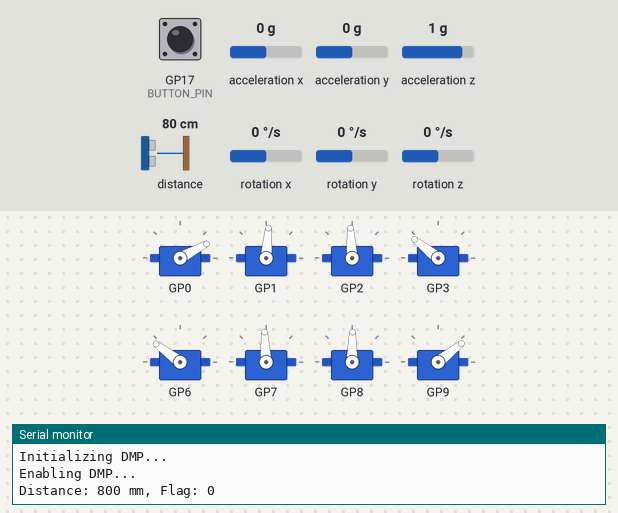
Bench run of a program on a simulated Raspberry Pi Pico. On the bench: 8 × servo, the last lines printed to the serial monitor. Inputs (shaded band) come from the test bench; at power-on: distance to the obstacle 80 cm, GP17 (BUTTON_PIN) HIGH, acceleration x 0 g, acceleration y 0 g, acceleration z 1 g, rotation x 0 °/s, rotation y 0 °/s, rotation z 0 °/s.

Above: at 6.9 s.
7.0 s: distance to the obstacle set to 15 cm
At 7.29 s:
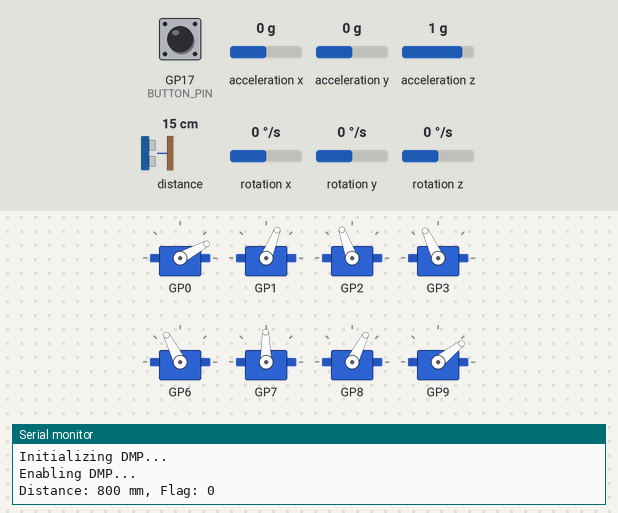
10.5 s: distance to the obstacle set to 12 cm
At 11.01 s:
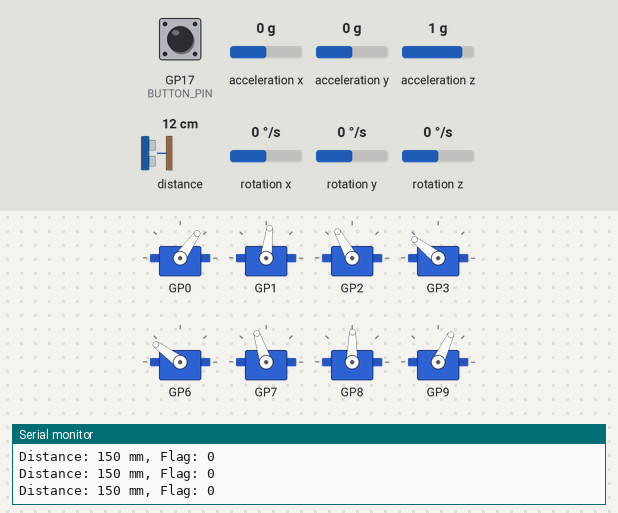
14.1 s: GP17 (BUTTON_PIN) pulled LOW for 0.65 s
21.5 s: GP17 (BUTTON_PIN) pulled LOW for 3.2 s
At 24.8 s:
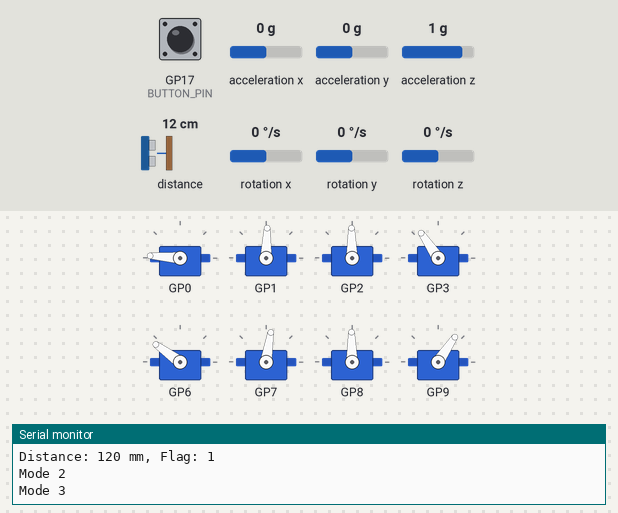
26.2 s: GP17 (BUTTON_PIN) pulled LOW for 3.2 s
At 29.8 s:
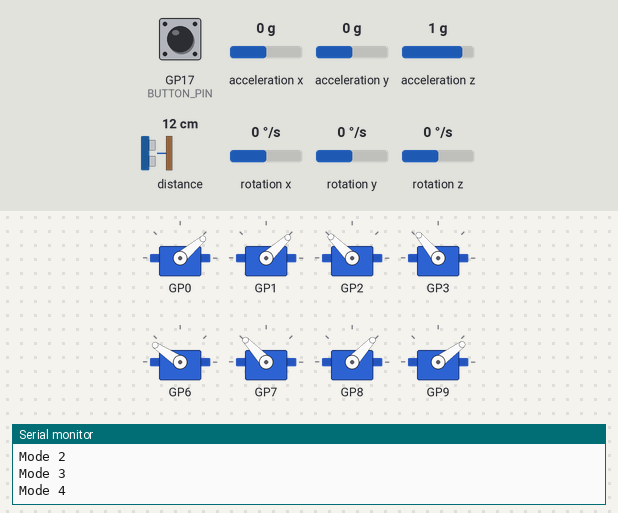
30.9 s: GP17 (BUTTON_PIN) pulled LOW for 3.2 s
Timing chart, 0 to 63.1 s (numbered marks = the images above; inputs shaded):
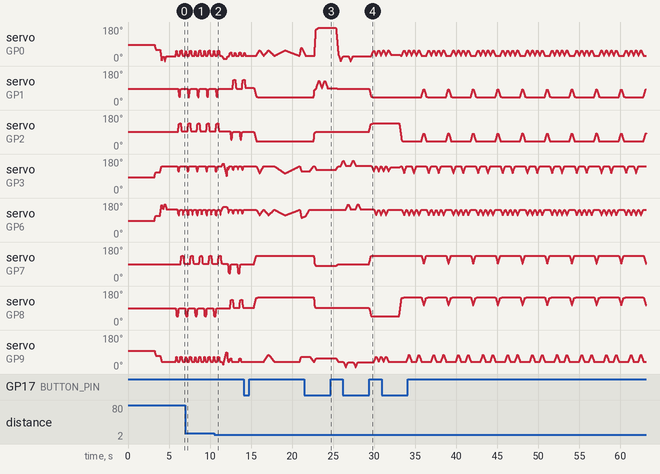

Measured:
- the behaviour switches between 14 and 13 cm on distance to the obstacle (found by bisection; images 1 and 2)
- after the input at 21.5 s, servo on GP2, servo on GP8: goes on until 22.9 s, then stays 91°; servo on GP6: goes on until 22.1 s, then stays 144°
- after the input at 26.2 s, servo on GP1: moves from 87° to 42° over 0.45 s, starting after 3.2 s; servo on GP2: moves from 91° to 136° over 0.45 s, starting after 3.2 s; servo on GP7: moves from 89° to 134° over 0.45 s, starting after 3.2 s; servo on GP8: moves from 91° to 46° over 0.45 s, starting after 3.2 s

The program:

main.cpp
```cpp
// Spider_mini (Top View)
//  -----               -----
// |  L3 |             |  L1 |
// | GP6 |             | GP0 |
//  ----- -----   ----- -----
//       |     | |     |
//       | GP7 | | GP1 |
//        -----   -----
//       |     | |     |
//       | GP8 | | GP2 |
//  ----- -----   ----- -----
// |  L4 |             |  L2 |
// | GP9 |             | GP3 |
//  -----               -----

#include <Arduino.h>
#include <Servo.h>
#include <Wire.h>
#include <VL53L0X.h>
#include <PID_v1.h>
#include "MPU6050_6Axis_MotionApps20.h"
#include "moves.h"

#define BUTTON_PIN 17 // Button pin

int MAX_DISTANCE = 135; // Maximum distance in milimeters
VL53L0X VL53L0X_sensor; // VL53L0X object
MPU6050 mpu(0x68); // MPU6050 object

// MPU control/status vars
bool dmpReady = false;  // set true if DMP init was successful
uint8_t devStatus;      // return status after each device operation (0 = success, !0 = error)+
uint8_t fifoBuffer[64]; // FIFO storage buffer
// MPU orientation/motion vars
Quaternion q;           // [w, x, y, z]         quaternion container
VectorFloat gravity;    // [x, y, z]            gravity vector
float ypr[3];           // [yaw, pitch, roll]   yaw/pitch/roll container and gravity vector

// PID direction controller
double Setpoint, directionAngle, Output;
const double Kp=0.8, Ki=5, Kd=0;
PID myPID(&directionAngle, &Output, &Setpoint, Kp, Ki, Kd, DIRECT);

// PID climb controller
double Setpoint2, climbAngle, Climb_Output;
const double Kp2=1.4, Ki2=0.5, Kd2=0;
PID myPID2(&climbAngle, &Climb_Output, &Setpoint2, Kp2, Ki2, Kd2, DIRECT);

int side = 0; // last side

typedef enum{ // Main state machine
  Front,
  Right,
  Left,
  Clear,
  Obstacle,
  Stair
} state;
state currentState = Front; // Initial state

typedef enum{ // Mode select state machine
  Mode1,
  Mode2,
  Mode3,
  Mode4,
  Mode5,
} operation_mode;
operation_mode currentMode = Mode1; // Initial mode

const int numberOfServos = 8; // Number of servos
int servoCal[] = { -3, -4, 2, -7, -5, 0, 0, 7 }; // Servo calibration data
int servoPos[] = { 0, 0, 0, 0, 0, 0, 0, 0 }; // Servo current position
int servoPrevPrg[] = { 0, 0, 0, 0, 0, 0, 0, 0 }; // Servo previous prg
int servoPrgPeriod = 10; // 10 ms
Servo servo[numberOfServos]; // Servo object

/////////////////////////////  Functions  /////////////////////////////////

// runServoPrg
void runServoPrg(int servoPrg[][numberOfACE], int step)
{
  for (int i = 0; i < step; i++) { // Loop for step

    int totalTime = servoPrg[i][numberOfACE - 1]; // Total time of this step

    // Get servo start position
    for (int s = 0; s < numberOfServos; s++) {
      servoPos[s] = servo[s].read() - servoCal[s];
    }

    for (int j = 0; j < totalTime / servoPrgPeriod; j++) { // Loop for time section
      for (int k = 0; k < numberOfServos; k++) { // Loop for servo
        servo[k].write((map(j, 0, totalTime / servoPrgPeriod, servoPos[k], servoPrg[i][k])) + servoCal[k]);
      }
      delay(servoPrgPeriod);
    }
  }
}

// runServoPrg vector mode
void runServoPrgV(int servoPrg[][numberOfACE], int step) {
  for (int i = 0; i < step; i++) { // Loop for step

    int totalTime = servoPrg[i][numberOfACE - 1]; // Total time of this step

    // Get servo start position
    for (int s = 0; s < numberOfServos; s++) {
      servoPos[s] = servo[s].read() - servoCal[s];
    }

    for (int p = 0; p < numberOfServos; p++) { // Loop for servo
      if (i == 0) {
        servoPrevPrg[p] = servoPrg[i][p];
      } else {
        servoPrevPrg[p] = servoPrevPrg[p] + servoPrg[i][p];
      }
    }

    for (int j = 0; j < totalTime / servoPrgPeriod; j++) { // Loop for time section
      for (int k = 0; k < numberOfServos; k++) { // Loop for servo
        servo[k].write((map(j, 0, totalTime / servoPrgPeriod, servoPos[k], servoPrevPrg[k]) + servoCal[k]));
      }
      delay(servoPrgPeriod);
    }
  }
}

// check sensor
int sensor() {
  int flag = 0; // Flag to indicate if an object is detected
    // Perform the sensor reading
    uint16_t distance = VL53L0X_sensor.readRangeSingleMillimeters();
    // Check if an object is detected within the specified range
    if (distance > 0 && distance < MAX_DISTANCE) {
      // Object detected, set the flag to 1
      flag = 1;
    } else {
      // No object detected, set the flag to 0
      flag = 0;
    }
    // Print the distance and flag status
    Serial.print("Distance: ");
    Serial.print(distance);
    Serial.print(" mm, Flag: ");
    Serial.println(flag);

  return flag;
}

// sensorSetup
void sensorSetup() {
  // Initialize the sensor
  if(!VL53L0X_sensor.init(0x29))
  {
    Serial.println("Failed to detect and initialize sensor!");
  }
  Serial.println("VL53L0X sensor detected!");
  VL53L0X_sensor.setTimeout(500);
}

// mpuSetup
void mpuSetup() {

  mpu.initialize(); // initialize MPU6050
  if (!mpu.testConnection()) {
    Serial.println("Failed to find MPU6050 chip");
  }
  Serial.println("MPU6050 Found!");

  // load and configure the DMP
  Serial.println(F("Initializing DMP..."));
  devStatus = mpu.dmpInitialize();

  // supply your own gyro offsets here, uncomment if you want to manually set offsets
  //mpu.setXAccelOffset(1047);
  //mpu.setYAccelOffset(873);
  //mpu.setZAccelOffset(1369);
  //mpu.setXGyroOffset(133);
  //mpu.setYGyroOffset(-86);
  //mpu.setZGyroOffset(-12);

  // make sure it worked (returns 0 if so)
  if (devStatus == 0) {
    // Calibration Time: generate offsets and calibrate our MPU6050
    mpu.CalibrateAccel(30);
    mpu.CalibrateGyro(30);
    mpu.PrintActiveOffsets();
    // turn on the DMP, now that it's ready
    Serial.println(F("Enabling DMP..."));
    mpu.setDMPEnabled(true);
    dmpReady = true;
  } else {
    // ERROR!
    // 1 = initial memory load failed
    // 2 = DMP configuration updates failed
    // (if it's going to break, usually the code will be 1)
    Serial.print(F("DMP Initialization failed (code "));
    Serial.print(devStatus);
    Serial.println(F(")"));
  }
}

// servoSetup
void servoSetup() {
  // Servo Pin Set
  servo[0].attach(0);
  servo[1].attach(1);
  servo[2].attach(2);
  servo[3].attach(3);
  servo[4].attach(6);
  servo[5].attach(7);
  servo[6].attach(8);
  servo[7].attach(9);

  servo[0].write(90 + servoCal[0]);
  servo[1].write(90 + servoCal[1]);
  servo[2].write(90 + servoCal[2]);
  servo[3].write(90 + servoCal[3]);
  servo[4].write(90 + servoCal[4]);
  servo[5].write(90 + servoCal[5]);
  servo[6].write(90 + servoCal[6]);
  servo[7].write(90 + servoCal[7]);
}

// PID Direction Setup
void PIDSetup(){
  //turn the PID on
  myPID.SetMode(AUTOMATIC);
  myPID.SetOutputLimits(-30, 30); //set the output limits
  Setpoint = 0; //setpoint
}

// PID Climb Setup
void PID2Setup(){
  //turn the PID on
  myPID2.SetMode(AUTOMATIC);
  myPID2.SetOutputLimits(-20, 20); //set the output limits
  Setpoint2 = 0; //setpoint
}

// Front Update
void MoveFrontUpdate(){
  Forward[4][1] = -45 + Output;
  Forward[6][1] =  45 - Output;
  Forward[4][2] =  45 - Output;
  Forward[7][2] = -45 + Output;
  Forward[7][5] =  45 + Output;
  Forward[10][5]= -45 - Output;
  Forward[1][6] = -45 - Output;
  Forward[4][6] =  45 + Output;
}

// Left Update
void MoveLeftUpdate(){
  Moveleft[4][1] =   45 - Output;
  Moveleft[7][1] =  -45 + Output;
  Moveleft[1][2] =  -45 - Output;
  Moveleft[4][2] =   45 + Output;
  Moveleft[4][5] =  -45 + Output;
  Moveleft[6][5]=    45 - Output;
  Moveleft[7][6] =   45 + Output;
  Moveleft[10][6] = -45 - Output;
}

// Right Update
void MoveRightUpdate(){
  Moveright[7][1] =   50 + Output;
  Moveright[10][1] = -50 - Output;
  Moveright[4][2] =  -45 + Output;
  Moveright[6][2] =   45 - Output;
  Moveright[1][5] =  -50 - Output;
  Moveright[4][5]=    50 + Output;
  Moveright[4][6] =   45 - Output;
  Moveright[7][6] =  -45 + Output;
}

// Climb Update
void ClimbUpdate(){
  Forward[0][0] =  30 + Climb_Output;
  Forward[0][3] = 150 + Climb_Output;
  Forward[0][4] = 150 - Climb_Output;
  Forward[0][7] =  30 - Climb_Output;
}

// read mpu values
void mpuGetValues(){
  mpu.dmpGetCurrentFIFOPacket(fifoBuffer); // read a packet from FIFO
  mpu.dmpGetQuaternion(&q, fifoBuffer);
  mpu.dmpGetGravity(&gravity, &q);
  mpu.dmpGetYawPitchRoll(ypr, &q, &gravity);
  directionAngle = ypr[0] * 180/M_PI;
  climbAngle = ypr[2] * 180/M_PI;
}

//Main State Machine
void SpiderMini(){

  switch (currentState) {

    case Front:
      MAX_DISTANCE = 135;
      Setpoint = 0;
      ClimbUpdate(); //update climb
      MoveFrontUpdate(); //update move
      runServoPrgV(Forward, ForwardStep); //move forward
      //Serial.print("Climb angle : ");
      //Serial.println(climbAngle);
      if((sensor() == 1 && climbAngle < 2))
        currentState = Obstacle;
    break;

    case Obstacle:
      runServoPrgV(Checkup, CheckupStep); //checkup
      if(sensor() == 0){
          currentState = Stair;
      }
      else{
        if(side == 0)
          currentState = Right;
        if(side == 1)
          currentState = Left;
      }
    break;

    case Right:
      MAX_DISTANCE = 190;
      MoveRightUpdate();
      runServoPrgV(Moveright, MoverightStep); //move right
      if(sensor() == 0){
        side = 1;
        currentState = Clear;
      }
    break;

    case Left:
      MAX_DISTANCE = 190;
      MoveLeftUpdate();
      runServoPrgV(Moveleft, MoveleftStep); //move left
      if(sensor() == 0){
        side = 0;
        currentState = Clear;
      }
    break;

    case Clear:
      for(int i=0; i<3; i++){
        mpuGetValues(); //get values from mpu
        myPID.Compute(); //compute PID
        if(side == 0){
          MoveLeftUpdate();
          runServoPrgV(Moveleft, MoveleftStep); //move left
        }
        else if(side == 1){
          MoveRightUpdate();
          runServoPrgV(Moveright, MoverightStep); //move right
        }
      }
      currentState = Front;
    break;

    case Stair:
      MoveFrontUpdate();
      runServoPrgV(Forward, ForwardStep); //move forward
      runServoPrgV(Climb, ClimbStep); //climb stair
      currentState = Front;
    break;

  }
}

// Mode Select State Machine
void ModeSelect(){
   switch (currentMode){

    case Mode1: //normal mode
      SpiderMini();
      if (digitalRead(BUTTON_PIN) == LOW) {
        currentMode = Mode2;
        Serial.println("Mode 2");
        delay(1000);
      }
    break;

    case Mode2: //push up
      runServoPrgV(Pushup, PushupStep);
      runServoPrgV(Lie, LieStep);
      if (digitalRead(BUTTON_PIN) == LOW) {
        currentMode = Mode3;
        Serial.println("Mode 3");
        delay(1000);
      }
    break;

    case Mode3: //dance 1
      runServoPrgV(Dance1, Dance1Step);
      if (digitalRead(BUTTON_PIN) == LOW) {
        currentMode = Mode4;
        Serial.println("Mode 4");
        delay(1000);
      }
    break;

    case Mode4: //dance 2
      runServoPrgV(Dance2, Dance2Step);
      if (digitalRead(BUTTON_PIN) == LOW) {
        currentMode = Mode5;
        Serial.println("Mode 5");
        delay(1000);
      }
    break;

    case Mode5: //dance 3
      runServoPrgV(Dance3, Dance3Step);
      if (digitalRead(BUTTON_PIN) == LOW) {
        currentMode = Mode1;
        Serial.println("Mode 1");
        delay(1000);
      }
    break;

   }
}

/////////////////////////////  Setup  /////////////////////////////////

void setup() {
  pinMode(BUTTON_PIN, INPUT_PULLUP); //pin mode
  Wire.begin(); // join i2c bus
  Serial.begin(115200); // initialize serial communication
  servoSetup(); //servo setup
  delay(3000); //wait for servo setup
  runServoPrgV(Standby, StandbyStep); //standby position
  sensorSetup(); //sensor setup
  mpuSetup(); //mpu setup
  PIDSetup(); //PID setup
  PID2Setup(); //PID2 setup
  runServoPrgV(Sayhi, SayhiStep); //say hi
  runServoPrg(Zero, ZeroStep); // zero position
}

/////////////////////////////  Loop  /////////////////////////////////

void loop() {
  // if programming failed, don't try to do anything
  if (!dmpReady) return;
  mpuGetValues(); //get values from mpu
  myPID.Compute(); //compute PID
  myPID2.Compute(); //compute PID2
  ModeSelect(); //mode select
}

/////////////////////////////  End  /////////////////////////////////
```

Source omitted: moves.h (13553 bytes)
